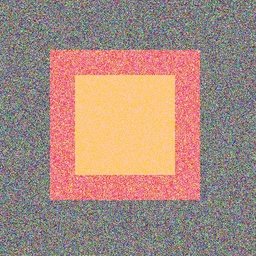
#> input picture data/food_002.jpg, 256 x 256 px, shrunk from 512 x 512 before the run; its folder holds only this picture in this run
$ python benchmark.py
#> lines starting #> are read from the running program, lines starting #| are printed output that depends on the picture
### src/image_processor.py
import os
import time
import multiprocessing
from concurrent.futures import ProcessPoolExecutor
from PIL import Image
import numpy as np
import src.filters as filters

def process_single_image(args):
    """
    Process a single image by applying all filters in sequence.
    This function is designed to be used with parallel mapping.
    """
    img_path, output_dir = args
    try:
        # 1. Load image
        img = Image.open(img_path).convert('RGB')
        img_np = np.array(img)

        # 2. Apply Grayscale
        img_gray = filters.grayscale(img_np)

        # 3. Apply Gaussian Blur
        img_blur = filters.gaussian_blur(img_gray)

        # 4. Apply Sobel Edge Detection
        img_edge = filters.sobel_edge_detection(img_blur)

        # 5. Apply Sharpening
        img_sharpen = filters.sharpen(img_edge)

        # 6. Apply Brightness Adjustment
        img_final = filters.adjust_brightness(img_sharpen, factor=1.2)

        # 7. Save result
        filename = os.path.basename(img_path)
        output_path = os.path.join(output_dir, f"processed_{filename}")

        # Convert back to PIL Image to save
        result_img = Image.fromarray(img_final)
        result_img.save(output_path)
        return True
    except Exception as e:
        print(f"Error processing {img_path}: {e}")
        return False

def run_sequential(image_paths, output_dir):
    start_time = time.time()
    results = []
    for path in image_paths:
        results.append(process_single_image((path, output_dir)))
    end_time = time.time()
    return end_time - start_time

def run_multiprocessing(image_paths, output_dir, num_processes):
    start_time = time.time()
    args = [(path, output_dir) for path in image_paths]
    with multiprocessing.Pool(processes=num_processes) as pool:
        results = pool.map(process_single_image, args)
    end_time = time.time()
    return end_time - start_time

def run_concurrent_futures(image_paths, output_dir, num_workers):
    start_time = time.time()
    args = [(path, output_dir) for path in image_paths]
    with ProcessPoolExecutor(max_workers=num_workers) as executor:
        results = list(executor.map(process_single_image, args))
    end_time = time.time()
    return end_time - start_time

# [22 lines that do not run on import are left out]

### src/filters.py
import numpy as np
from PIL import Image

def grayscale(image_np):
    """
    Convert RGB image to grayscale using the luminance formula.
    This formula accounts for human perception of color brightness.
    Formula: L = 0.299*R + 0.587*G + 0.114*B
    """
    if len(image_np.shape) == 3:
        weights = np.array([0.299, 0.587, 0.114])
        grayscale_img = np.dot(image_np[..., :3], weights)
        return grayscale_img.astype(np.uint8)
    return image_np

def gaussian_blur(image_np):
    """
    Apply a 3x3 Gaussian kernel for image smoothing/blurring.
    The kernel reduces high-frequency noise by averaging pixel values
    with their neighbors using Gaussian weights.
    """
    kernel = np.array([[1, 2, 1],
                       [2, 4, 2],
                       [1, 2, 1]]) / 16.0
    return apply_kernel(image_np, kernel)

def sobel_edge_detection(image_np):
    """
    Apply the Sobel operator to detect edges in the image.
    It calculates the gradient of the image intensity at each pixel.
    Uses two 3x3 kernels (Gx and Gy) to find horizontal and vertical changes.
    """
    # Convert to grayscale first if it's RGB as Sobel operates on intensity
    if len(image_np.shape) == 3:
        img = grayscale(image_np)
    else:
        img = image_np

    kx = np.array([[-1, 0, 1],
                   [-2, 0, 2],
                   [-1, 0, 1]])
    ky = np.array([[-1, -2, -1],
                   [ 0,  0,  0],
                   [ 1,  2,  1]])

    ix = apply_kernel(img, kx)
    iy = apply_kernel(img, ky)

    # Combine gradients
    gradient_magnitude = np.sqrt(ix.astype(float)**2 + iy.astype(float)**2)
    gradient_magnitude = (gradient_magnitude / gradient_magnitude.max() * 255).astype(np.uint8)
    return gradient_magnitude

def sharpen(image_np):
    """Enhance edges and details using a sharpening kernel."""
    kernel = np.array([[ 0, -1,  0],
                       [-1,  5, -1],
                       [ 0, -1,  0]])
    return apply_kernel(image_np, kernel)

def adjust_brightness(image_np, factor=1.5):
    """Increase or decrease image brightness."""
    brightened = image_np.astype(float) * factor
    return np.clip(brightened, 0, 255).astype(np.uint8)

def apply_kernel(image_np, kernel):
    """Generic 2D convolution for 3x3 kernels."""
    if len(image_np.shape) == 3:
        # Apply to each channel
        result = np.zeros_like(image_np)
        for i in range(3):
            result[..., i] = convolve2d(image_np[..., i], kernel)
        return result
    else:
        return convolve2d(image_np, kernel)

def convolve2d(image, kernel):
    """Simple 2D convolution."""
    h, w = image.shape
    kh, kw = kernel.shape
    pad_h, pad_w = kh // 2, kw // 2

    padded_img = np.pad(image, ((pad_h, pad_h), (pad_w, pad_w)), mode='edge')
    output = np.zeros_like(image)

    for i in range(h):
        for j in range(w):
            region = padded_img[i:i+kh, j:j+kw]
            output[i, j] = np.sum(region * kernel)

    return np.clip(output, 0, 255).astype(np.uint8)

### benchmark.py
import os
import pandas as pd
import matplotlib.pyplot as plt
import src.image_processor as processor

def run_benchmarks():
    data_dir = "data"
    output_dir = "output"
    if not os.path.exists(output_dir):
        os.makedirs(output_dir)

    image_paths = [os.path.join(data_dir, f) for f in os.listdir(data_dir) if f.endswith(('.jpg', '.jpeg', '.png'))]

    process_counts = [1, 2, 4, 8]
    results = []

    print(f"Starting benchmarks with {len(image_paths)} images...")

    # Sequential baseline
    print("Running Sequential...")
    t_seq = processor.run_sequential(image_paths, output_dir)
#> in process_single_image, img is the input picture: PIL image 256x256 RGB; mean R, G, B 167.1, 138.4, 127.7
#> after the loop in convolve2d (call 2), `for i in range(h):`:
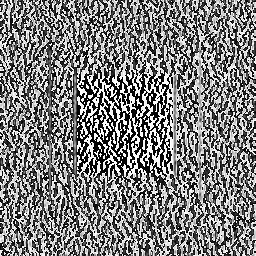
#> output: shape (256, 256); min 0, max 255, mean 126
#> after the loop in convolve2d (call 3), `for i in range(h):`:
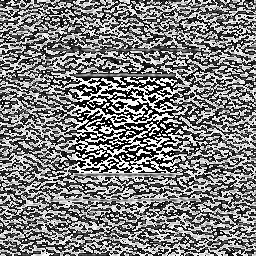
#> output: shape (256, 256); min 0, max 255, mean 125.5
#> in sobel_edge_detection, `gradient_magnitude = np.sqrt(ix.astype(float)**2 + iy.astype(float)**2)`:
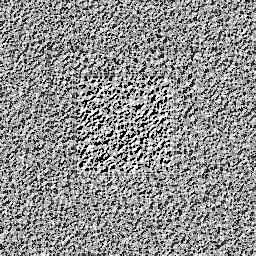
#> gradient_magnitude: shape (256, 256) float64; min 0, max 360.6, mean 204; drawn with min black and max white
#> in convolve2d (call 4), `padded_img = np.pad(image, ((pad_h, pad_h), (pad_w, pad_w)), mode='edg..`:
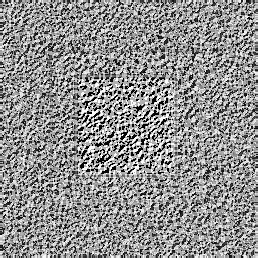
#> padded_img: shape (258, 258); min 0, max 255, mean 143.8
#> after the loop in convolve2d (call 4), `for i in range(h):`:
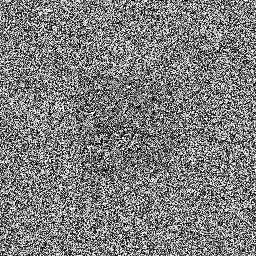
#> output: shape (256, 256); min 0, max 255, mean 125.4
#> in adjust_brightness, `return np.clip(brightened, 0, 255).astype(np.uint8)`:
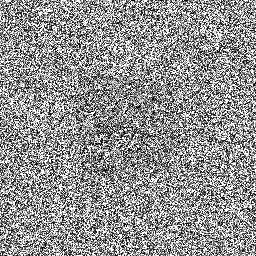
#> returned value: shape (256, 256); min 0, max 255, mean 145.8
    results.append({
        "Paradigm": "Sequential",
        "Processes": 1,
        "Time": t_seq,
        "Speedup": 1.0,
        "Efficiency": 1.0
    })

    # Multiprocessing benchmarks
    for n in process_counts:
        if n == 1: continue # Already covered by sequential-like or just run it
        print(f"Running Multiprocessing with {n} processes...")
        t = processor.run_multiprocessing(image_paths, output_dir, n)
        speedup = t_seq / t
        efficiency = speedup / n
        results.append({
            "Paradigm": "Multiprocessing",
            "Processes": n,
            "Time": t,
            "Speedup": speedup,
            "Efficiency": efficiency
        })

    # Concurrent.Futures benchmarks
    for n in process_counts:
        if n == 1: continue
        print(f"Running Concurrent.Futures with {n} processes...")
        t = processor.run_concurrent_futures(image_paths, output_dir, n)
        speedup = t_seq / t
        efficiency = speedup / n
        results.append({
            "Paradigm": "Concurrent.Futures",
            "Processes": n,
            "Time": t,
            "Speedup": speedup,
            "Efficiency": efficiency
        })

    df = pd.DataFrame(results)
    df.to_csv("benchmark_results.csv", index=False)
    print("\nBenchmark results saved to benchmark_results.csv")
    print(df)
    return df

def plot_results(df):
    # Filter out Sequential for comparison plots if needed, or keep it as 1 process

    plt.figure(figsize=(12, 5))

    # Execution Time Plot
    plt.subplot(1, 2, 1)
    for paradigm in ["Multiprocessing", "Concurrent.Futures"]:
        data = df[df["Paradigm"] == paradigm]
        plt.plot(data["Processes"], data["Time"], marker='o', label=paradigm)

    # Add sequential point
    seq_time = df[df["Paradigm"] == "Sequential"]["Time"].values[0]
    plt.scatter([1], [seq_time], color='red', label='Sequential', zorder=5)

    plt.title("Execution Time vs Process Count")
    plt.xlabel("Number of Processes")
    plt.ylabel("Time (seconds)")
    plt.legend()
    plt.grid(True)

    # Speedup Plot
    plt.subplot(1, 2, 2)
    for paradigm in ["Multiprocessing", "Concurrent.Futures"]:
        data = df[df["Paradigm"] == paradigm]
        plt.plot(data["Processes"], data["Speedup"], marker='o', label=paradigm)

    # Ideal speedup line
    plt.plot([1, 8], [1, 8], 'k--', label="Ideal Speedup")

    plt.title("Speedup vs Process Count")
    plt.xlabel("Number of Processes")
    plt.ylabel("Speedup")
    plt.legend()
    plt.grid(True)

    plt.tight_layout()
    plt.savefig("performance_analysis.png")
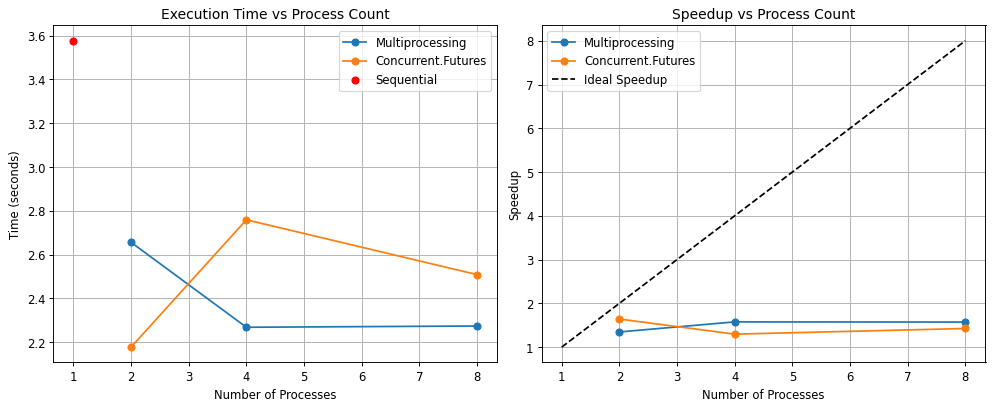
#> figure drawn by matplotlib, 2 panels
    print("Plots saved to performance_analysis.png")

if __name__ == "__main__":
    df = run_benchmarks()
    plot_results(df)
